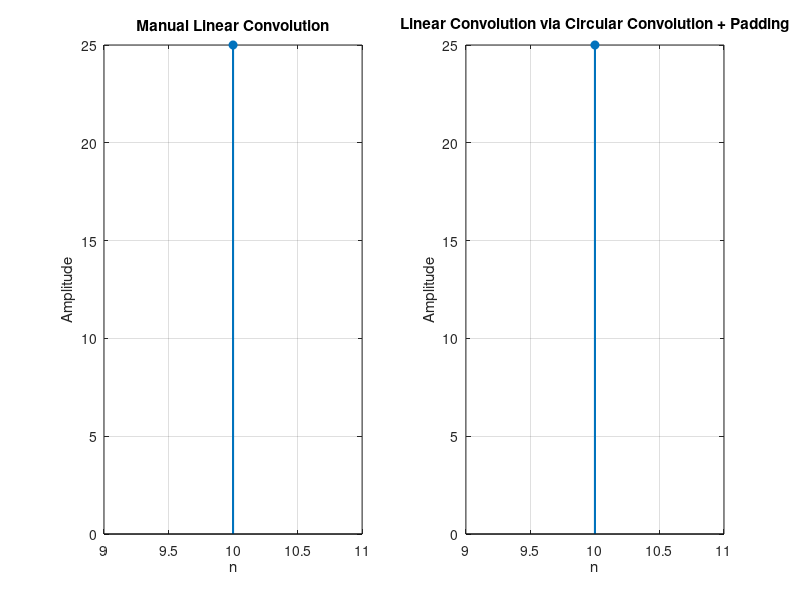

Write the MATLAB code that produced this figure.
x = input('Enter sequence x: ');
x_start = input('Enter starting index of x: ');
h = input('Enter sequence h: ');
h_start = input('Enter starting index of h: ');

N1 = length(x);
N2 = length(h);
N_lin = N1 + N2 - 1;

x_pad = [x, zeros(1, N_lin - N1)];
h_pad = [h, zeros(1, N_lin - N2)];

% ===== Linear convolution via circular convolution =====
y_circ_for_linear = zeros(1, N_lin);
for n = 1:N_lin
    for m = 1:N_lin
        k = n - m;
        while k < 0
            k = k + N_lin;
        end
        while k >= N_lin
            k = k - N_lin;
        end
        y_circ_for_linear(n) = y_circ_for_linear(n) + x_pad(m) * h_pad(k + 1);
    end
end

% ===== Manual linear convolution =====
y_linear = zeros(1, N_lin);
for n = 1:N_lin
    for k = 1:N1
        if (n - k + 1 >= 1) && (n - k + 1 <= N2)
            y_linear(n) = y_linear(n) + x(k) * h(n - k + 1);
        end
    end
end

n_axis = (x_start + h_start) : (x_start + h_start + N_lin - 1);

disp('Indices:');
disp(n_axis);
disp('Manual Linear Convolution:');
disp(y_linear);
disp('Linear Convolution via Circular Convolution + Padding:');
disp(y_circ_for_linear);

figure;
subplot(1, 2, 1);
stem(n_axis, y_linear, 'filled', 'LineWidth', 1.5);
title('Manual Linear Convolution');
xlabel('n'); ylabel('Amplitude');
grid on;

subplot(1, 2, 2);
stem(n_axis, y_circ_for_linear, 'filled', 'LineWidth', 1.5);
title('Linear Convolution via Circular Convolution + Padding');
xlabel('n'); ylabel('Amplitude');
grid on;
